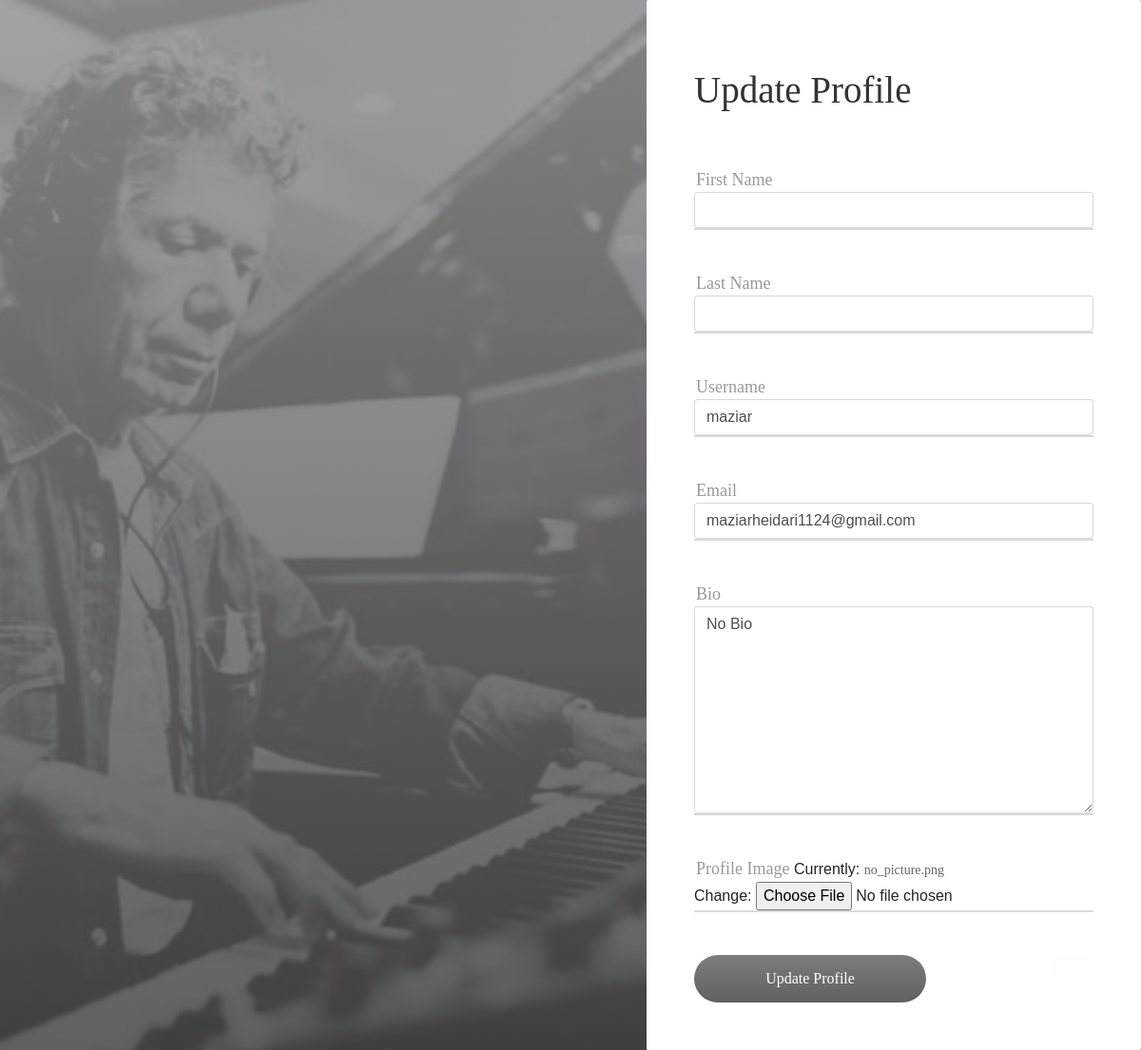
Page /account/edit (signed in) on the earlier database version.
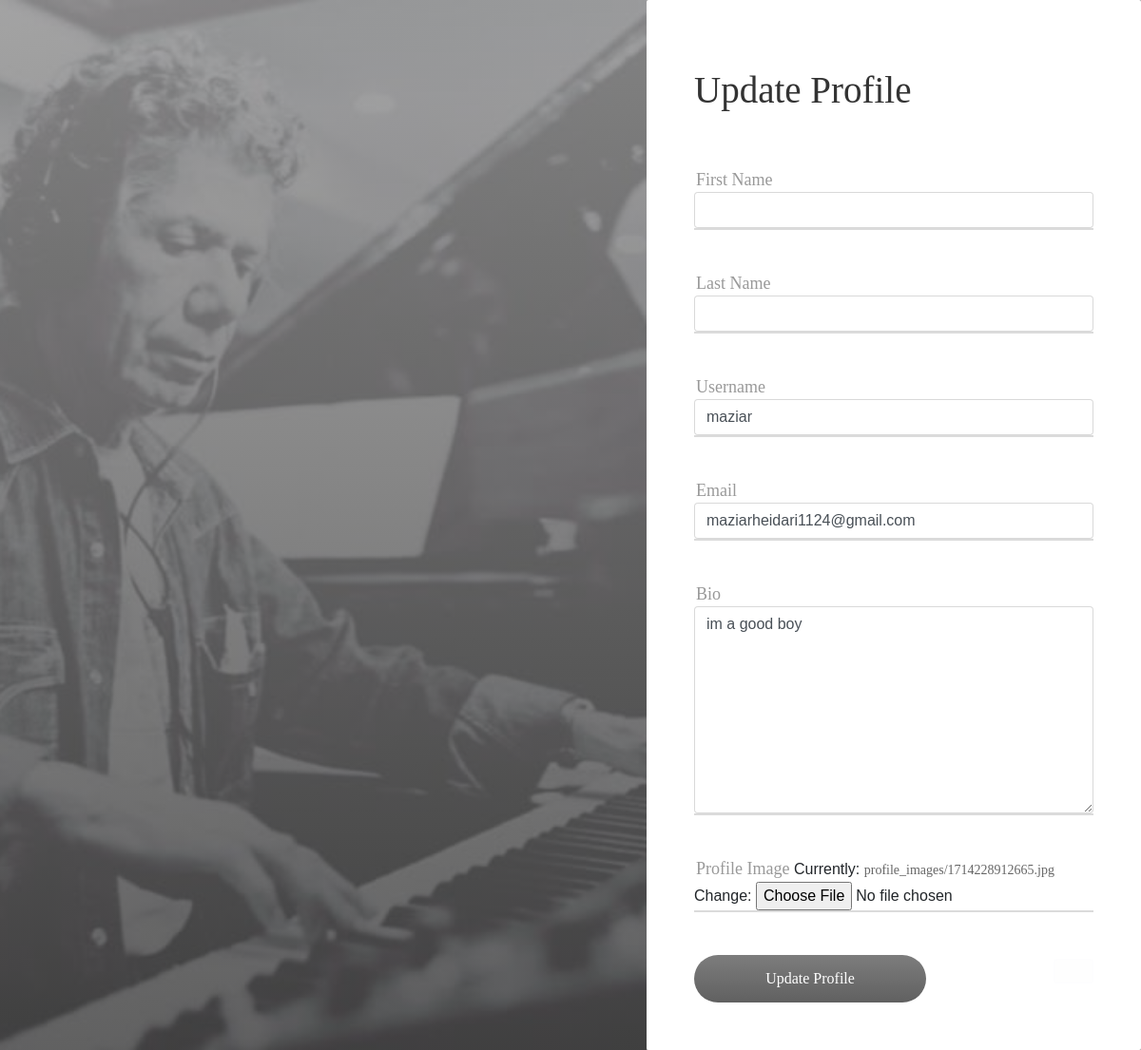
Same page on the later database version.
### account/models.py (models this page shows, shortened)
class Profile(models.Model):
    user = models.OneToOneField(User,on_delete=models.CASCADE)
    follow = models.ManyToManyField('self',related_name='follwed_by',
                                    symmetrical=False,blank=True)
    bio = models.TextField(default='No Bio')
    profile_image = models.ImageField(upload_to='profile_images',default='default_profile.png')
    linkedin_id=models.CharField(max_length=120,blank=True,null=True,default='s')
    instagram_id=models.CharField(max_length=120,blank=True,null=True,default='s')
    telegram_id=models.CharField(max_length=120,blank=True,null=True,default='s')
    created = models.DateTimeField(auto_now_add=True)
    updated = models.DateTimeField(auto_now=True)

### account/views.py (the view)
# urls.py: path('edit',edit_profile,name='edit_profile')
@login_required
def edit_profile(request):
    profile = request.user.profile
    if request.method == 'POST':
        user_form = UserForm(request.POST, instance=request.user)
        profile_form = ProfileForm(request.POST,request.FILES, instance=profile)
        if user_form.is_valid() and profile_form.is_valid():
            user_form.save()
            profile_form.save()
            return redirect('website:index')  # Redirect to a success page or profile page
    else:
        user_form = UserForm(instance=request.user)
        profile_form = ProfileForm(instance=profile)
    return render(request, 'account/edit_profile.html', {
        'user_form': user_form,
        'profile_form': profile_form,
    })

### account/forms.py
class UserForm(forms.ModelForm):
    class Meta:
        model = User
        fields = ['username', 'first_name', 'last_name', 'email']  # Add other user fields as necessary
        widgets = {
            'username': forms.TextInput(attrs={'class': 'form-control', 'max_length': 150}),
            'first_name': forms.TextInput(attrs={'class': 'form-control', 'max_length': 150}),
            'last_name': forms.TextInput(attrs={'class': 'form-control', 'max_length': 150}),
            'email': forms.EmailInput(attrs={'class': 'form-control', 'max_length': 150}),
        }

class ProfileForm(forms.ModelForm):
    class Meta:
        model = Profile
        fields = ['bio', 'profile_image']  # Add other profile fields as necessary
        widgets={
            'bio':forms.Textarea(attrs={'class':'form-control'})
        }

### templates/account/edit_profile.html (shortened to what this page needs)
{% extends 'account/account_base.html' %}
{% load static %}
{% block content %}
<body style="background-color: #999999;">
	<div class="limiter">
		<div class="container-login100">
			<div class="login100-more"></div>
			<div class="wrap-login100 p-l-50 p-r-50 p-t-72 p-b-50">
				<form action="{% url 'account:edit_profile' %}" method="post" enctype="multipart/form-data" class="login100-form validate-form">
					<span class="login100-form-title p-b-59">
						Update Profile
					</span>
						<div class="wrap-input100 validate-input" >
							<span class="label-input100">First Name</span>
								{{user_form.first_name}}
							</div>
							<div class="wrap-input100 validate-input" >
								<span class="label-input100">Last Name</span>
									{{user_form.last_name}}
								</div>
					<div class="wrap-input100 validate-input" data-validate="Username is required">
						<span class="label-input100">Username</span>
						{{user_form.username}}
					</div>
					<div class="wrap-input100 validate-input" data-validate="Valid email is required: ex@abc.xyz">
						<span class="label-input100">Email</span>
						{{user_form.email}}
					</div>
					<div class="wrap-input100 validate-input" data-validate="Valid email is required: ex@abc.xyz">
						<span class="label-input100">Bio</span>
						{{profile_form.bio}}
					</div>
					<div class="wrap-input100 validate-input" data-validate="Valid email is required: ex@abc.xyz">
						<span class="label-input100">Profile Image</span>
						{{profile_form.profile_image}}
						<span class="focus-input100"></span>
					</div>
					<div class="container-login100-form-btn">
						<div class="wrap-login100-form-btn">
							<div class="login100-form-bgbtn"></div>
							<button type="submit" class="login100-form-btn">
								Update Profile
							</button>
						</div>
						<div class="alert alert-light" role="alert">
						</div>
					</div>
				</form>
			</div>
		</div>
	</div>
	{% endblock %}

Differences in the rows shown:
changed Profile: bio "No Bio" → "im a good boy"
Other differences:
text no longer shown: "Currently: no_picture.png Change:"
text now shown: "Currently: profile_images/1714228912665.jpg Change:"
